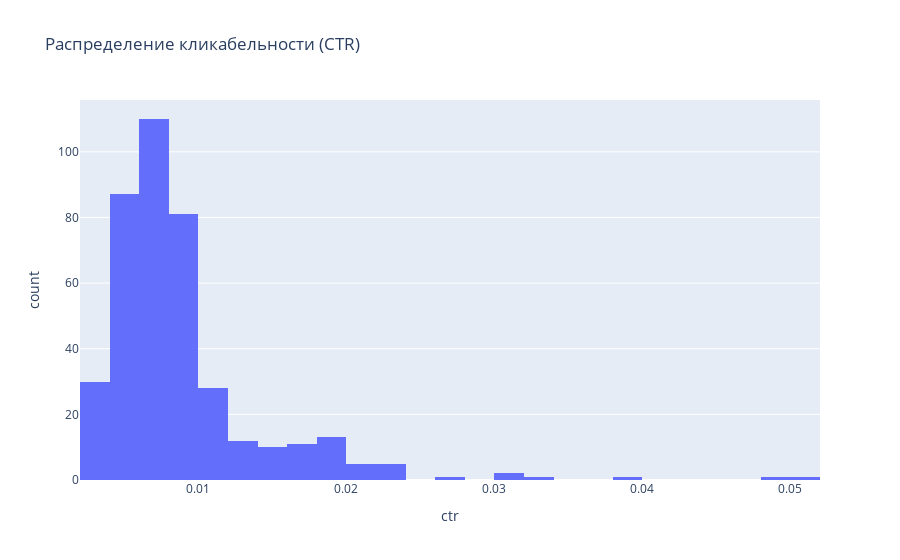

Notebook cell for this chart:
### Markdown cell above
### Анализ целевой переменной

### Code cell
#Построим распределение таргета
fig = px.histogram(df,
                   x='ctr',
                   title='Распределение кликабельности (CTR)'
                   )
fig.show();

### Figure 1 — Plotly figure (JSON) as saved in the notebook; plotly's stock layout.template omitted (floating-point values rounded to 4 significant figures; data arrays with more than 128 entries replaced by an {"elided": "..."} marker saying what was removed)
{"data": [{"alignmentgroup": "True", "bingroup": "x", "hovertemplate": "ctr=%{x}<br>count=%{y}<extra></extra>", "legendgroup": "", "marker": {"color": "#636efa", "pattern": {"shape": ""}}, "name": "", "offsetgroup": "", "orientation": "v", "showlegend": false, "type": "histogram", "x": {"elided": "399 float values"}, "xaxis": "x", "yaxis": "y"}], "layout": {"barmode": "relative", "legend": {"tracegroupgap": 0}, "title": {"text": "Распределение кликабельности (CTR)"}, "xaxis": {"anchor": "y", "domain": [0, 1], "title": {"text": "ctr"}}, "yaxis": {"anchor": "x", "domain": [0, 1], "title": {"text": "count"}}}}
